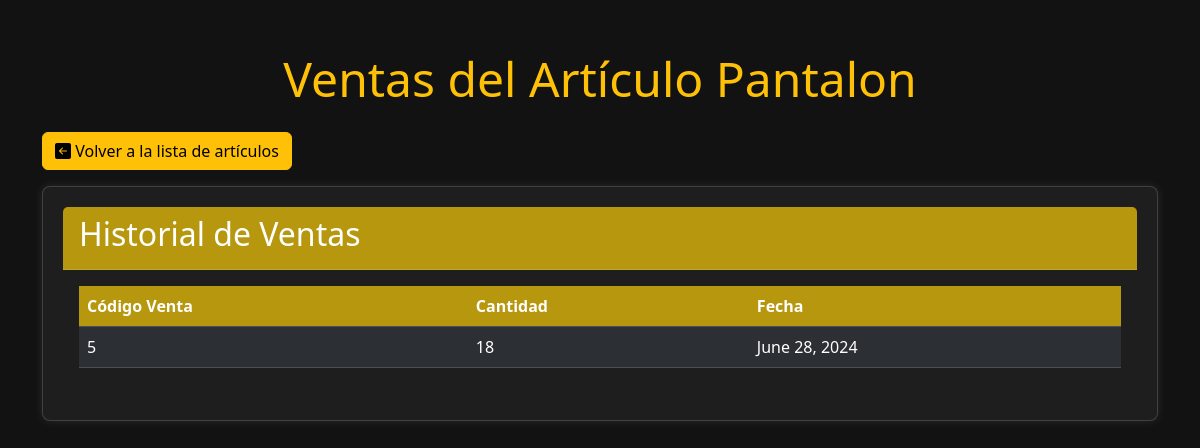
/articulos/2/ventas/, run on an earlier commit of the app's database.
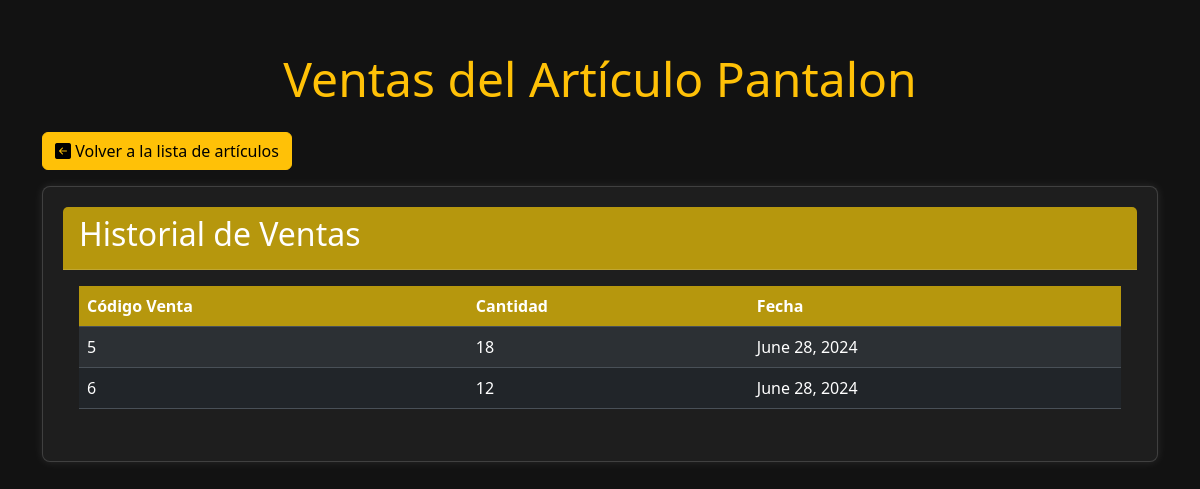
And on a later commit of the database.
### stock/models.py (models this page shows)
class Venta(models.Model):
    codVenta = models.AutoField(primary_key=True)
    cantVenta = models.IntegerField()
    fechaVenta = models.DateField()
    articulo = models.ForeignKey(Articulo, on_delete=models.CASCADE, related_name='ventas')
    demanda = models.ForeignKey(Demanda, on_delete=models.CASCADE, related_name='ventas')

### stock/views.py (the view)
# urls.py: path('articulos/<int:articulo_id>/ventas/', views.ver_ventas_articulo, name='ventas_articulo'),
def ver_ventas_articulo(request, articulo_id):
    articulo = get_object_or_404(Articulo, pk=articulo_id)
    ventas = articulo.ventas.order_by('-fechaVenta')
    return render(request, 'ventas_articulo.html', {'articulo': articulo, 'ventas': ventas})

### stock/Templates/ventas_articulo.html (shortened to what this page needs)
<!DOCTYPE html>
<html lang="en" data-bs-theme="dark">
<head>
    <link href="https://cdn.jsdelivr.net/npm/bootstrap@5.3.3/dist/css/bootstrap.min.css" rel="stylesheet">
    <link rel="stylesheet" href="https://cdn.jsdelivr.net/npm/bootstrap-icons@1.11.3/font/bootstrap-icons.min.css">
</head>
<body>
    <div class="container">
        <h1 class="display-5 text-center text-warning mb-4">Ventas del Artículo {{ articulo.nombreArticulo }}</h1>
        <a href="{% url 'lista_articulos' %}" class="btn btn-warning mb-3"><i class="bi bi-arrow-left-square-fill"></i> Volver a la lista de artículos</a>
        <div class="card">
            <div class="card-header">
                <h2 class="card-title">Historial de Ventas</h2>
            </div>
            <div class="card-body">
                <table class="table table-striped table-hover">
                    <thead>
                        <tr>
                            <th scope="col">Código Venta</th>
                            <th scope="col">Cantidad</th>
                            <th scope="col">Fecha</th>
                        </tr>
                    </thead>
                    <tbody>
                        {% for venta in ventas %}
                        <tr>
                            <td>{{ venta.codVenta }}</td>
                            <td>{{ venta.cantVenta }}</td>
                            <td>{{ venta.fechaVenta }}</td>
                        </tr>
                        {% endfor %}
                    </tbody>
                </table>
            </div>
        </div>
    </div>
</body>
</html>

What changed in the data, as far as the page shows it:
added Venta: codVenta "6", cantVenta "12", fechaVenta "June 28, 2024"
